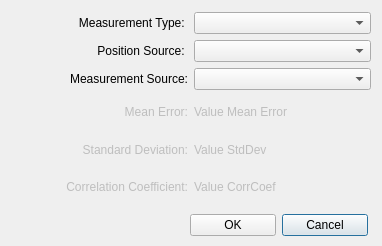
<?xml version="1.0" encoding="UTF-8"?>
<ui version="4.0">
 <class>MeasurementAnalysis</class>
 <widget class="QDialog" name="MeasurementAnalysis">
  <property name="geometry">
   <rect>
    <x>0</x>
    <y>0</y>
    <width>382</width>
    <height>246</height>
   </rect>
  </property>
  <property name="windowTitle">
   <string>Q-Rap Measurement Analysis Request</string>
  </property>
  <property name="windowIcon">
   <iconset>
    <normaloff>../MultiLink.png</normaloff>../MultiLink.png</iconset>
  </property>
  <widget class="QWidget" name="gridLayout_2">
   <property name="geometry">
    <rect>
     <x>190</x>
     <y>210</y>
     <width>178</width>
     <height>31</height>
    </rect>
   </property>
   <layout class="QGridLayout" name="gridlayAccept">
    <item row="0" column="1">
     <widget class="QPushButton" name="pushCancel">
      <property name="text">
       <string>Cancel</string>
      </property>
     </widget>
    </item>
    <item row="0" column="0">
     <widget class="QPushButton" name="pushOk">
      <property name="text">
       <string>OK</string>
      </property>
     </widget>
    </item>
   </layout>
  </widget>
  <widget class="QWidget" name="layoutWidget">
   <property name="geometry">
    <rect>
     <x>10</x>
     <y>12</y>
     <width>361</width>
     <height>191</height>
    </rect>
   </property>
   <layout class="QGridLayout" name="gridLayout">
    <item row="0" column="0">
     <widget class="QLabel" name="lblMeasurementTy">
      <property name="text">
       <string>Measurement Type: </string>
      </property>
      <property name="alignment">
       <set>Qt::AlignRight|Qt::AlignTrailing|Qt::AlignVCenter</set>
      </property>
     </widget>
    </item>
    <item row="0" column="1">
     <widget class="QComboBox" name="cBoxMeasType">
      <property name="toolTip">
       <string>This is the technology from which the parameters will be derived and from which the radio installations will generated. The technology must have a Default Site.</string>
      </property>
     </widget>
    </item>
    <item row="1" column="0">
     <widget class="QLabel" name="lblPositionSource">
      <property name="text">
       <string>Position Source: </string>
      </property>
      <property name="alignment">
       <set>Qt::AlignRight|Qt::AlignTrailing|Qt::AlignVCenter</set>
      </property>
     </widget>
    </item>
    <item row="1" column="1">
     <widget class="QComboBox" name="cBoxPosSource">
      <property name="toolTip">
       <string>The project to which the generated Radioinstallations should be assigned</string>
      </property>
     </widget>
    </item>
    <item row="2" column="0">
     <widget class="QLabel" name="lblMeasSource">
      <property name="text">
       <string>Measurement Source:</string>
      </property>
      <property name="alignment">
       <set>Qt::AlignRight|Qt::AlignTrailing|Qt::AlignVCenter</set>
      </property>
     </widget>
    </item>
    <item row="2" column="1">
     <widget class="QComboBox" name="cBoxMeasSource"/>
    </item>
    <item row="3" column="0">
     <widget class="QLabel" name="lblMeanError">
      <property name="enabled">
       <bool>false</bool>
      </property>
      <property name="text">
       <string>Mean Error:</string>
      </property>
      <property name="alignment">
       <set>Qt::AlignRight|Qt::AlignTrailing|Qt::AlignVCenter</set>
      </property>
     </widget>
    </item>
    <item row="3" column="1">
     <widget class="QLabel" name="ValueMeanError">
      <property name="enabled">
       <bool>false</bool>
      </property>
      <property name="text">
       <string>Value Mean Error</string>
      </property>
     </widget>
    </item>
    <item row="4" column="0">
     <widget class="QLabel" name="lblStdDev">
      <property name="enabled">
       <bool>false</bool>
      </property>
      <property name="text">
       <string>Standard Deviation:</string>
      </property>
      <property name="alignment">
       <set>Qt::AlignRight|Qt::AlignTrailing|Qt::AlignVCenter</set>
      </property>
     </widget>
    </item>
    <item row="4" column="1">
     <widget class="QLabel" name="ValueStdDev">
      <property name="enabled">
       <bool>false</bool>
      </property>
      <property name="text">
       <string>Value StdDev</string>
      </property>
     </widget>
    </item>
    <item row="5" column="0">
     <widget class="QLabel" name="llblCorrCoef">
      <property name="enabled">
       <bool>false</bool>
      </property>
      <property name="text">
       <string>Correlation Coefficient:</string>
      </property>
      <property name="alignment">
       <set>Qt::AlignRight|Qt::AlignTrailing|Qt::AlignVCenter</set>
      </property>
     </widget>
    </item>
    <item row="5" column="1">
     <widget class="QLabel" name="ValueCorrCoef">
      <property name="enabled">
       <bool>false</bool>
      </property>
      <property name="text">
       <string>Value CorrCoef</string>
      </property>
     </widget>
    </item>
   </layout>
  </widget>
 </widget>
 <resources>
  <include location="../qrap.qrc"/>
 </resources>
 <connections/>
</ui>
